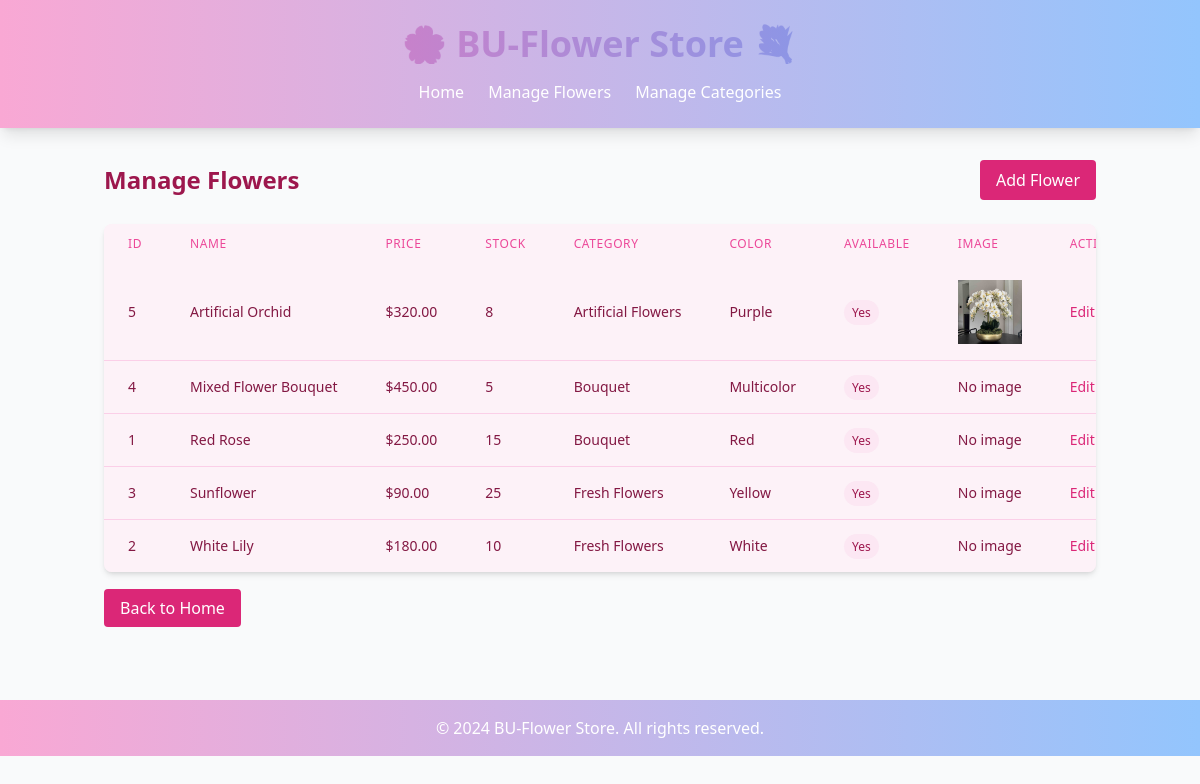
Page /flowers on the committed database.
### tables this page shows
CREATE TABLE Flowers (
    flower_id INTEGER PRIMARY KEY,
    name TEXT NOT NULL,
    price REAL NOT NULL,
    stock INTEGER NOT NULL,
    category_id INTEGER NOT NULL,
    color TEXT,
    is_available INTEGER NOT NULL DEFAULT 1, image TEXT,
    FOREIGN KEY(category_id) REFERENCES Categories(category_id)
);

CREATE TABLE Categories (
    category_id INTEGER PRIMARY KEY,
    name TEXT NOT NULL,
    description TEXT
);

### app.py (the view)
@app.route('/flowers')
def flowers():
    conn = get_db_connection()
    flowers = conn.execute('''
        SELECT f.*, c.name as category_name
        FROM Flowers f
        JOIN Categories c ON f.category_id = c.category_id
        ORDER BY f.name
    ''').fetchall()
    conn.close()
    return render_template('flowers.html', flowers=flowers)

### app.py (called while the page is built)
def get_db_connection():
    conn = sqlite3.connect(DB_PATH)
    conn.row_factory = sqlite3.Row
    return conn

### templates/flowers.html (shortened to what this page needs)
<!DOCTYPE html>
<html lang="en">
<head>
    <script src="https://cdn.tailwindcss.com"></script>
</head>
<body class="bg-gray-50">
    <header class="bg-gradient-to-r from-pink-300 to-blue-300 text-white shadow-lg">
        <div class="container mx-auto px-4 py-6">
            <h1 class="text-4xl font-extrabold text-center bg-gradient-to-r from-pink-400 to-blue-400 bg-clip-text text-transparent">🌸 BU-Flower Store 💐</h1>
            <nav class="mt-4">
                <ul class="flex justify-center space-x-6">
                    <li><a href="{{ url_for('index') }}" class="hover:text-pink-200">Home</a></li>
                    <li><a href="{{ url_for('flowers') }}" class="hover:text-pink-200">Manage Flowers</a></li>
                    <li><a href="{{ url_for('categories') }}" class="hover:text-pink-200">Manage Categories</a></li>
                </ul>
            </nav>
        </div>
    </header>
    <main class="container mx-auto px-4 py-8">
        <div class="flex justify-between items-center mb-6">
            <h2 class="text-2xl font-semibold text-pink-800">Manage Flowers</h2>
            <a href="{{ url_for('add_flower') }}" class="bg-pink-600 text-white px-4 py-2 rounded hover:bg-pink-700">Add Flower</a>
        </div>
        <div class="bg-pink-50 rounded-lg shadow-md overflow-hidden">
            <table class="w-full">
                <thead class="bg-pink-50">
                    <tr>
                        <th class="px-6 py-3 text-left text-xs font-medium text-pink-500 uppercase tracking-wider">ID</th>
                        <th class="px-6 py-3 text-left text-xs font-medium text-pink-500 uppercase tracking-wider">Name</th>
                        <th class="px-6 py-3 text-left text-xs font-medium text-pink-500 uppercase tracking-wider">Price</th>
                        <th class="px-6 py-3 text-left text-xs font-medium text-pink-500 uppercase tracking-wider">Stock</th>
                        <th class="px-6 py-3 text-left text-xs font-medium text-pink-500 uppercase tracking-wider">Category</th>
                        <th class="px-6 py-3 text-left text-xs font-medium text-pink-500 uppercase tracking-wider">Color</th>
                        <th class="px-6 py-3 text-left text-xs font-medium text-pink-500 uppercase tracking-wider">Available</th>
                        <th class="px-6 py-3 text-left text-xs font-medium text-pink-500 uppercase tracking-wider">Image</th>
                        <th class="px-6 py-3 text-left text-xs font-medium text-pink-500 uppercase tracking-wider">Actions</th>
                    </tr>
                </thead>
                <tbody class="bg-pink-50 divide-y divide-pink-200">
                    {% for flower in flowers %}
                        <tr>
                            <td class="px-6 py-4 whitespace-nowrap text-sm text-pink-900">{{ flower.flower_id }}</td>
                            <td class="px-6 py-4 whitespace-nowrap text-sm text-pink-900">{{ flower.name }}</td>
                            <td class="px-6 py-4 whitespace-nowrap text-sm text-pink-900">${{ "%.2f"|format(flower.price) }}</td>
                            <td class="px-6 py-4 whitespace-nowrap text-sm text-pink-900">{{ flower.stock }}</td>
                            <td class="px-6 py-4 whitespace-nowrap text-sm text-pink-900">{{ flower.category_name }}</td>
                            <td class="px-6 py-4 whitespace-nowrap text-sm text-pink-900">{{ flower.color }}</td>
                            <td class="px-6 py-4 whitespace-nowrap text-sm text-pink-900">
                                {% if flower.is_available %}
                                    <span class="bg-pink-100 text-pink-800 px-2 py-1 rounded-full text-xs">Yes</span>
                                {% else %}
                                    <span class="bg-red-100 text-red-800 px-2 py-1 rounded-full text-xs">No</span>
                                {% endif %}
                            </td>
                            <td class="px-6 py-4 whitespace-nowrap text-sm text-pink-900">
                                {% if flower.image %}
                                    <img src="{{ url_for('static', filename='images/' + flower.image) }}" alt="{{ flower.name }}" class="w-16 h-16 object-cover">
                                {% else %}
                                    No image
                                {% endif %}
                            </td>
                            <td class="px-6 py-4 whitespace-nowrap text-sm font-medium">
                                <a href="{{ url_for('edit_flower', id=flower.flower_id) }}" class="text-pink-600 hover:text-pink-900 mr-4">Edit</a>
                            </td>
                        </tr>
                    {% endfor %}
                </tbody>
            </table>
        </div>
        <div class="mt-6">
            <a href="{{ url_for('index') }}" class="bg-pink-600 text-white px-4 py-2 rounded hover:bg-pink-700">Back to Home</a>
        </div>
    </main>
    <footer class="bg-gradient-to-r from-pink-300 to-blue-300 text-white py-4 mt-12">
        <div class="container mx-auto px-4 text-center">
            <p>&copy; 2024 BU-Flower Store. All rights reserved.</p>
        </div>
    </footer>
</body>
</html>

### rows in the picture
Flowers: flower_id "5", name "Artificial Orchid", price "320.00", stock "8", category_name "Artificial Flowers", color "Purple", is_available "Yes", image (picture)
Flowers: flower_id "4", name "Mixed Flower Bouquet", price "450.00", stock "5", category_name "Bouquet", color "Multicolor", is_available "Yes", shows "No image"
Flowers: flower_id "1", name "Red Rose", price "250.00", stock "15", category_name "Bouquet", color "Red", is_available "Yes", shows "No image"
Flowers: flower_id "3", name "Sunflower", price "90.00", stock "25", category_name "Fresh Flowers", color "Yellow", is_available "Yes", shows "No image"
Flowers: flower_id "2", name "White Lily", price "180.00", stock "10", category_name "Fresh Flowers", color "White", is_available "Yes", shows "No image"
